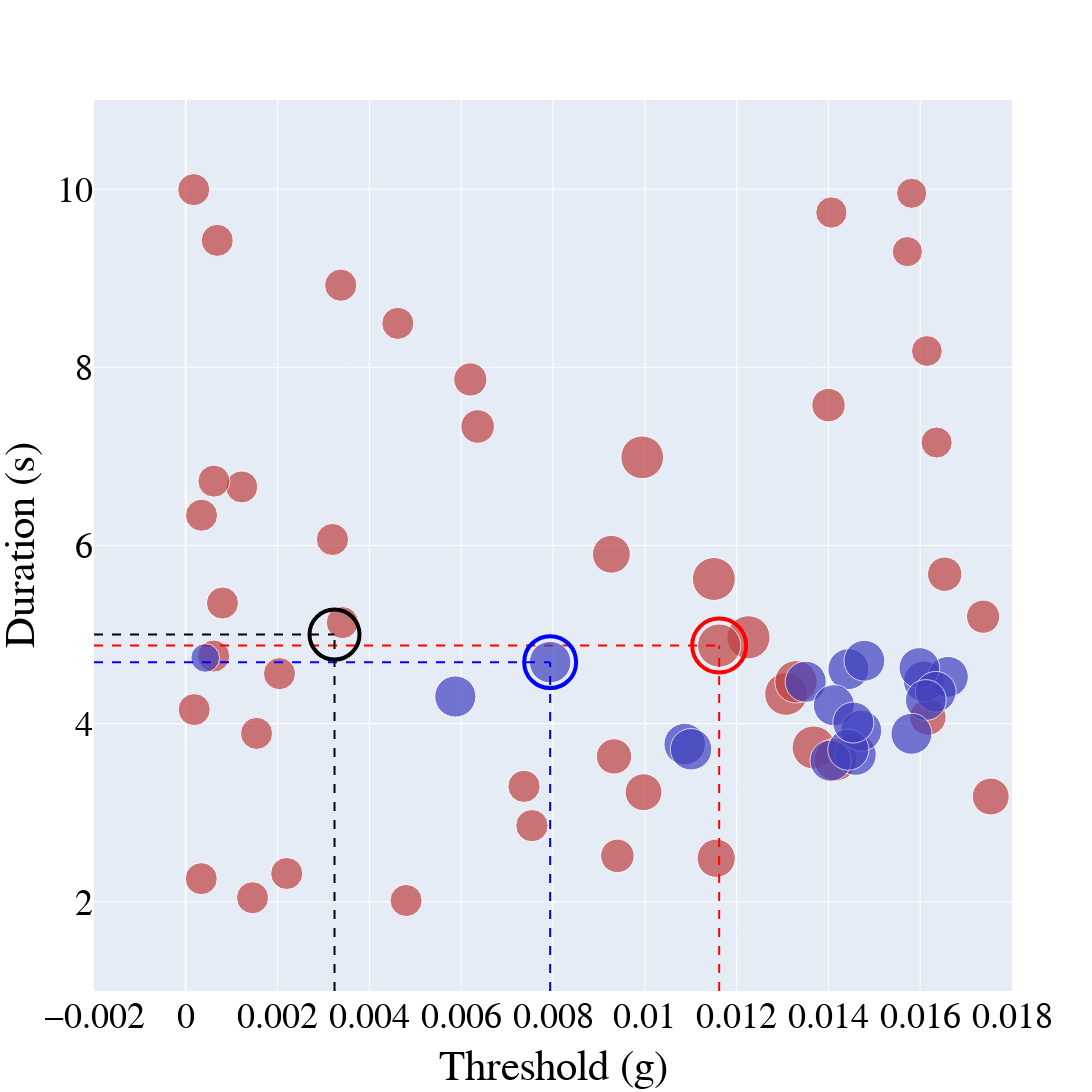

The notebook cell this image was saved under:
### Code cell
import plotly.graph_objects as go
import numpy as np

# Function to map a value in [1, 65] to a saturation percentage between 30% and 100%
def value_to_saturation(val, min_val=1, max_val=65, min_sat=0.5, max_sat=1.0, gamma=2):
    norm = (val - min_val) / (max_val - min_val)
    sat = min_sat + (norm ** gamma) * (max_sat - min_sat)
    return round(sat * 100, 1)

# For R_PRE (red)
colors_red = [f'hsl(0, {value_to_saturation(val)}%, 50%)' for val in R_PRE[:, 2]]
max_idx_pre = np.argmax(R_PRE[:, 2])

# For R_ONB (blue)
colors_blue = [f'hsl(240, {value_to_saturation(val)}%, 50%)' for val in R_ONB[:, 2]]
max_idx_onb = np.argmax(R_ONB[:, 2])

# Font customization variables
font_family = "Times New Roman"
font_size = 36
font_color = "black"

# Create figure object
fig = go.Figure()

# Add first dataset R_PRE (red)
fig.add_trace(go.Scatter(
    x=R_PRE[:, 0],
    y=R_PRE[:, 1],
    mode='markers',
    marker=dict(
        size=R_PRE[:, 2] * 40,
        color=colors_red
    ),
    name='R_PRE'
))

# Highlight maximum value in R_PRE with a red hollow circle
fig.add_trace(go.Scatter(
    x=[R_PRE[max_idx_pre, 0]],
    y=[R_PRE[max_idx_pre, 1]],
    mode='markers',
    marker=dict(
        size=R_PRE[max_idx_pre, 2] * 50,
        color='rgba(255, 0, 0, 0)',
        line=dict(color='red', width=4)
    ),
    name='Max R_PRE'
))

# Vertical and horizontal lines for R_PRE max
fig.add_trace(go.Scatter(
    x=[R_PRE[max_idx_pre, 0], R_PRE[max_idx_pre, 0]],
    y=[1, R_PRE[max_idx_pre, 1]],
    mode='lines',
    line=dict(color='red', width=2, dash='dash'),
    showlegend=False
))
fig.add_trace(go.Scatter(
    x=[-0.002, R_PRE[max_idx_pre, 0]],
    y=[R_PRE[max_idx_pre, 1], R_PRE[max_idx_pre, 1]],
    mode='lines',
    line=dict(color='red', width=2, dash='dash'),
    showlegend=False
))

# Add second dataset R_ONB (blue)
fig.add_trace(go.Scatter(
    x=R_ONB[:, 0],
    y=R_ONB[:, 1],
    mode='markers',
    marker=dict(
        size=R_ONB[:, 2] * 40,
        color=colors_blue
    ),
    name='R_ONB'
))

# Highlight maximum value in R_ONB with a blue hollow circle
fig.add_trace(go.Scatter(
    x=[R_ONB[max_idx_onb, 0]],
    y=[R_ONB[max_idx_onb, 1]],
    mode='markers',
    marker=dict(
        size=R_ONB[max_idx_onb, 2] * 50,
        color='rgba(0, 0, 255, 0)',
        line=dict(color='blue', width=4)
    ),
    name='Max R_ONB'
))

# Vertical and horizontal lines for R_ONB max
fig.add_trace(go.Scatter(
    x=[R_ONB[max_idx_onb, 0], R_ONB[max_idx_onb, 0]],
    y=[1, R_ONB[max_idx_onb, 1]],
    mode='lines',
    line=dict(color='blue', width=2, dash='dash'),
    showlegend=False
))
fig.add_trace(go.Scatter(
    x=[-0.002, R_ONB[max_idx_onb, 0]],
    y=[R_ONB[max_idx_onb, 1], R_ONB[max_idx_onb, 1]],
    mode='lines',
    line=dict(color='blue', width=2, dash='dash'),
    showlegend=False
))

# Add black hollow circle at (0.00324, 5) with vertical and horizontal lines
fig.add_trace(go.Scatter(
    x=[0.00324],
    y=[5],
    mode='markers',
    marker=dict(
        size=50,
        color='rgba(0, 0, 0, 0)',
        line=dict(color='black', width=4)
    ),
    name='Custom Point'
))

fig.add_trace(go.Scatter(
    x=[0.00324, 0.00324],
    y=[1, 5],
    mode='lines',
    line=dict(color='black', width=2, dash='dash'),
    showlegend=False
))

fig.add_trace(go.Scatter(
    x=[-0.002, 0.00324],
    y=[5, 5],
    mode='lines',
    line=dict(color='black', width=2, dash='dash'),
    showlegend=False
))

# Update overall layout
fig.update_layout(
    font=dict(
        family=font_family,
        size=font_size,
        color=font_color
    ),
    width=1600,
    height=1600,
    showlegend=False,
    xaxis_title="Threshold (g)",
    yaxis_title="Duration (s)"
)

fig.update_xaxes(
    range=[-0.002, 0.018],
    tickfont=dict(family=font_family, size=font_size, color=font_color)
)

fig.update_yaxes(
    range=[1, 11],
    tickfont=dict(family=font_family, size=font_size, color=font_color)
)

fig.show()

### Figure 1 — Plotly figure (JSON) as saved in the notebook; plotly's stock layout.template omitted (floating-point values rounded to 4 significant figures)
{"data": [{"marker": {"color": ["hsl(0, 50.0%, 50%)", "hsl(0, 50.0%, 50%)", "hsl(0, 50.0%, 50%)", "hsl(0, 50.0%, 50%)", "hsl(0, 50.0%, 50%)", "hsl(0, 50.0%, 50%)", "hsl(0, 50.0%, 50%)", "hsl(0, 50.0%, 50%)", "hsl(0, 50.0%, 50%)", "hsl(0, 50.0%, 50%)", "hsl(0, 50.0%, 50%)", "hsl(0, 50.0%, 50%)", "hsl(0, 50.0%, 50%)", "hsl(0, 50.0%, 50%)", "hsl(0, 50.0%, 50%)", "hsl(0, 50.0%, 50%)", "hsl(0, 50.0%, 50%)", "hsl(0, 50.0%, 50%)", "hsl(0, 50.0%, 50%)", "hsl(0, 50.0%, 50%)", "hsl(0, 50.0%, 50%)", "hsl(0, 50.0%, 50%)", "hsl(0, 50.0%, 50%)", "hsl(0, 50.0%, 50%)", "hsl(0, 50.0%, 50%)", "hsl(0, 50.0%, 50%)", "hsl(0, 50.0%, 50%)", "hsl(0, 50.0%, 50%)", "hsl(0, 50.0%, 50%)", "hsl(0, 50.0%, 50%)", "hsl(0, 50.0%, 50%)", "hsl(0, 50.0%, 50%)", "hsl(0, 50.0%, 50%)", "hsl(0, 50.0%, 50%)", "hsl(0, 50.0%, 50%)", "hsl(0, 50.0%, 50%)", "hsl(0, 50.0%, 50%)", "hsl(0, 50.0%, 50%)", "hsl(0, 50.0%, 50%)", "hsl(0, 50.0%, 50%)", "hsl(0, 50.0%, 50%)", "hsl(0, 50.0%, 50%)", "hsl(0, 50.0%, 50%)", "hsl(0, 50.0%, 50%)", "hsl(0, 50.0%, 50%)"], "size": [32.1, 32.1, 30.17, 32.23, 33.57, 32.1, 38.28, 36.91, 32.23, 33.23, 43.11, 32.28, 36.86, 31.34, 32.15, 43.17, 42.7, 42.78, 32.1, 32.1, 33.6, 32.1, 32.1, 32.1, 30.17, 43.21, 42.97, 33.27, 32.1, 32.33, 31.16, 32.1, 30.82, 34.38, 32.1, 42.91, 33.49, 35.36, 32.1, 32.13, 37.88, 36.38, 32.1, 42.42, 32.1]}, "mode": "markers", "name": "R_PRE", "type": "scatter", "x": [0.0003365, 0.002199, 0.01572, 0.007368, 0.009403, 0.0006845, 0.01156, 0.01754, 0.003195, 0.006199, 0.01368, 0.003375, 0.009972, 0.01406, 0.00462, 0.01226, 0.01308, 0.009944, 0.000799, 0.001219, 0.006358, 0.002041, 0.001541, 0.001454, 0.01581, 0.01162, 0.0115, 0.01737, 0.0001824, 0.007541, 0.01636, 0.0003424, 0.01615, 0.01653, 0.0006082, 0.01415, 0.014, 0.009329, 0.0006128, 0.00341, 0.009272, 0.01617, 0.0048, 0.01329, 0.0001728], "y": [2.261, 2.319, 9.298, 3.297, 2.517, 9.424, 2.49, 3.183, 6.067, 7.863, 3.733, 8.922, 3.231, 9.738, 8.493, 4.97, 4.334, 6.989, 5.354, 6.657, 7.336, 4.562, 3.891, 2.046, 9.953, 4.877, 5.624, 5.201, 4.158, 2.856, 7.156, 6.34, 8.183, 5.678, 4.759, 3.597, 7.575, 3.633, 6.722, 5.135, 5.901, 4.074, 2.016, 4.471, 9.994]}, {"marker": {"color": "rgba(255, 0, 0, 0)", "line": {"color": "red", "width": 4}, "size": 54.01}, "mode": "markers", "name": "Max R_PRE", "type": "scatter", "x": [0.01162], "y": [4.877]}, {"line": {"color": "red", "dash": "dash", "width": 2}, "mode": "lines", "showlegend": false, "type": "scatter", "x": [0.01162, 0.01162], "y": [1, 4.877]}, {"line": {"color": "red", "dash": "dash", "width": 2}, "mode": "lines", "showlegend": false, "type": "scatter", "x": [-0.002, 0.01162], "y": [4.877, 4.877]}, {"marker": {"color": ["hsl(240, 50.0%, 50%)", "hsl(240, 50.0%, 50%)", "hsl(240, 50.0%, 50%)", "hsl(240, 50.0%, 50%)", "hsl(240, 50.0%, 50%)", "hsl(240, 50.0%, 50%)", "hsl(240, 50.0%, 50%)", "hsl(240, 50.0%, 50%)", "hsl(240, 50.0%, 50%)", "hsl(240, 50.0%, 50%)", "hsl(240, 50.0%, 50%)", "hsl(240, 50.0%, 50%)", "hsl(240, 50.0%, 50%)", "hsl(240, 50.0%, 50%)", "hsl(240, 50.0%, 50%)", "hsl(240, 50.0%, 50%)", "hsl(240, 50.0%, 50%)", "hsl(240, 50.0%, 50%)", "hsl(240, 50.0%, 50%)", "hsl(240, 50.0%, 50%)"], "size": [40.92, 41.59, 40.78, 40.71, 40.86, 40.75, 41.05, 40.78, 28.67, 41.2, 41.06, 40.83, 41.52, 41.15, 41.07, 41.23, 40.96, 41.16, 41.06, 41.52]}, "mode": "markers", "name": "R_ONB", "type": "scatter", "x": [0.01444, 0.007938, 0.01608, 0.0166, 0.01478, 0.01598, 0.01351, 0.01634, 0.000423, 0.005872, 0.01412, 0.01612, 0.01087, 0.01459, 0.01471, 0.01405, 0.01581, 0.01443, 0.01454, 0.01101], "y": [4.613, 4.691, 4.475, 4.526, 4.707, 4.625, 4.471, 4.358, 4.737, 4.305, 4.208, 4.266, 3.771, 3.652, 3.921, 3.586, 3.887, 3.708, 4.013, 3.713]}, {"marker": {"color": "rgba(0, 0, 255, 0)", "line": {"color": "blue", "width": 4}, "size": 51.99}, "mode": "markers", "name": "Max R_ONB", "type": "scatter", "x": [0.007938], "y": [4.691]}, {"line": {"color": "blue", "dash": "dash", "width": 2}, "mode": "lines", "showlegend": false, "type": "scatter", "x": [0.007938, 0.007938], "y": [1, 4.691]}, {"line": {"color": "blue", "dash": "dash", "width": 2}, "mode": "lines", "showlegend": false, "type": "scatter", "x": [-0.002, 0.007938], "y": [4.691, 4.691]}, {"marker": {"color": "rgba(0, 0, 0, 0)", "line": {"color": "black", "width": 4}, "size": 50}, "mode": "markers", "name": "Custom Point", "type": "scatter", "x": [0.00324], "y": [5]}, {"line": {"color": "black", "dash": "dash", "width": 2}, "mode": "lines", "showlegend": false, "type": "scatter", "x": [0.00324, 0.00324], "y": [1, 5]}, {"line": {"color": "black", "dash": "dash", "width": 2}, "mode": "lines", "showlegend": false, "type": "scatter", "x": [-0.002, 0.00324], "y": [5, 5]}], "layout": {"font": {"color": "black", "family": "Times New Roman", "size": 36}, "height": 1600, "showlegend": false, "width": 1600, "xaxis": {"range": [-0.002, 0.018], "tickfont": {"color": "black", "family": "Times New Roman", "size": 36}, "title": {"text": "Threshold (g)"}}, "yaxis": {"range": [1, 11], "tickfont": {"color": "black", "family": "Times New Roman", "size": 36}, "title": {"text": "Duration (s)"}}}}
